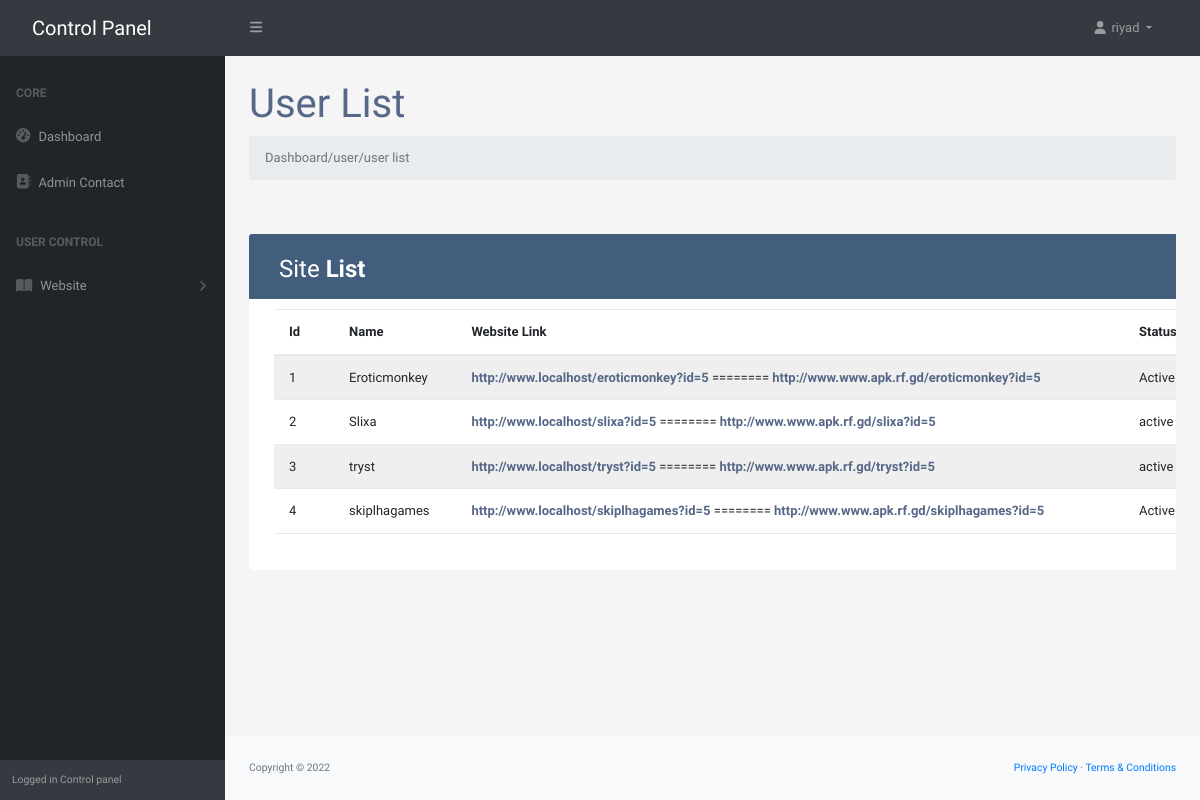
The app's page /dashboard/site/list.php (signed in) with its own data.
### tables this page shows
CREATE TABLE `site` (
  `id` int(11) NOT NULL,
  `name` varchar(255) NOT NULL,
  `link` varchar(255) NOT NULL,
  `status` varchar(255) NOT NULL
);

### dashboard/site/list.php (the view, shortened to what this page needs)
<?php
 include("../../conn.php");
$sql = "SELECT * FROM site";
$result = mysqli_query($conn, $sql);
if (mysqli_num_rows($result) > 0) {
 ?>
<!DOCTYPE html>
<html lang="en">
  <head>
    <link
      href="https://cdn.jsdelivr.net/npm/simple-datatables@latest/dist/style.css"
      rel="stylesheet"
    />
    <link href="../css/styles.css" rel="stylesheet" />
<link rel="stylesheet" href="https://stackpath.bootstrapcdn.com/bootstrap/4.5.0/css/bootstrap.min.css">
<link rel="stylesheet" href="https://maxcdn.bootstrapcdn.com/font-awesome/4.7.0/css/font-awesome.min.css">
  </head>
  <body class="sb-nav-fixed">
    <nav class="sb-topnav navbar navbar-expand navbar-dark bg-dark">
   <?php include("../component/nav.php") ?>
    </nav>
    <div id="layoutSidenav">
    <?php include("../component/slider.php") ?>
    <div id="layoutSidenav_content">
        <main>
          <div class="container-fluid px-4">
            <h1 class="mt-4">User List</h1>
            <ol class="breadcrumb mb-4">
              <li class="breadcrumb-item active">Dashboard/user/user list</li>
            </ol>
            <div class="row">
<div class="container-xl">
	<div class="table-responsive">
		<div class="table-wrapper">
			<div class="table-title">
				<div class="row">
					<div class="col-sm-6">
						<h2>Site <b>List</b></h2>
					</div>
				</div>
			</div>
			<table class="table table-striped table-hover">
				<thead>
					<tr>
                        <th>Id </th>
						<th>Name</th>
						<th>Website Link</th>
						<th>Status</th>
					</tr>
				</thead>
				<tbody>
          <?php
            while($row = mysqli_fetch_assoc($result)) {
              ?>
    <tr>
						<td><?php echo $row['id'] ?></td>
						<td><?php echo  $row['name'] ?></td>
						 <td>
                            <a href="<?php echo 'http://www.'.$_SERVER['SERVER_NAME'].'/new/'. $row['link'].'?id='.$_SESSION["id"]?>"
                            target="_blank"> <?php echo 'http://www.'.$_SERVER['SERVER_NAME'].'/'. $row['link'].'?id='.$_SESSION["id"]?>
                        </a>
						========
                            <a href="<?php echo 'http://www.apk.rf.gd/'. $row['link'].'?id='.$_SESSION["id"]?>"
                            target="_blank"> <?php echo 'http://www.www.apk.rf.gd/'. $row['link'].'?id='.$_SESSION["id"]?>
                        </a>
                    </td>
						<td><?php echo $row['status'] ?></td>
</tr>
 <?php
  }
}
?>
				</tbody>
			</table>
		</div>
	</div>
</div>
          </div>
        </main>
        <footer class="py-4 bg-light mt-auto">
          <div class="container-fluid px-4">
            <div
              class="d-flex align-items-center justify-content-between small"
            >
              <div class="text-muted">Copyright &copy; 2022</div>
              <div>
                <a href="#">Privacy Policy</a>
                &middot;
                <a href="#">Terms &amp; Conditions</a>
              </div>
            </div>
          </div>
        </footer>
      </div>
    </div>
  </body>
</html>

### dashboard/site/list.php (style rules this page uses)
body { color: #566787; background: #f5f5f5; font-family: 'Varela Round', sans-serif; font-size: 13px; }
.table-responsive { margin: 30px 0; }
.table-wrapper { background: #fff; padding: 20px 25px; border-radius: 3px; min-width: 1000px; box-shadow: 0 1px 1px rgba(0,0,0,.05); }
.table-title { padding-bottom: 15px; background: #435d7d; color: #fff; padding: 16px 30px; min-width: 100%; margin: -20px -25px 10px; border-radius: 3px 3px 0 0; }
.table-title h2 { margin: 5px 0 0; font-size: 24px; }
table.table tr th, table.table tr td { border-color: #e9e9e9; padding: 12px 15px; vertical-align: middle; }
table.table tr th:first-child { width: 60px; }
table.table tr th:last-child { width: 100px; }
table.table-striped tbody tr:nth-of-type(odd) { background-color: #fcfcfc; }
table.table td a { font-weight: bold; color: #566787; display: inline-block; text-decoration: none; outline: none !important; }

### records on screen
site: id "1", name "Eroticmonkey", link "eroticmonkey", status "Active"
site: id "2", name "Slixa", link "slixa", status "active"
site: id "3", name "tryst", link "tryst", status "active"
site: id "4", name "skiplhagames", link "skiplhagames", status "Active"

### other values on screen
$_SESSION["fname"] "riyad"
